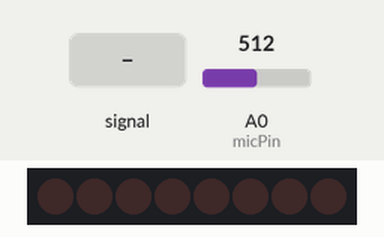
Recording of a sketch running on a simulated Arduino Uno, built with avr-gcc and run on an emulated ATmega328P. Shown: 8 shift-register outputs drawn as a row of LEDs (first output left, lit = HIGH). Wiring (inferred from the names in the program): shift register (74HC595): data pin 2; shift clock pin 5; latch pin 3. Wiring (inferred from the signals the program sends): row of LEDs: on Q0, Q1, Q2, Q3, Q4, Q5, Q6, Q7. Inputs (shaded band) come from the test bench; at power-on: A0 (micPin) = 512.

Above: at 1.2 s.
1.3 s: A0 (micPin) fed a 50 Hz sine of ±306 counts around its level
At 1.96 s:
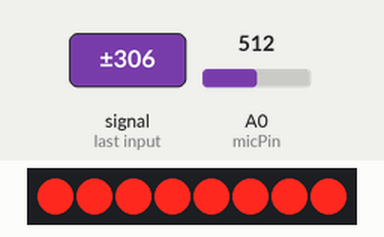
4.3 s: A0 (micPin) fed a 200 Hz sine of ±81 counts around its level
At 5.5 s:
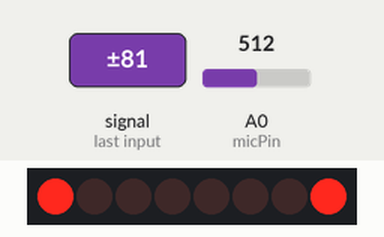
5.8 s: A0 (micPin) set to 306
At 6.5 s:
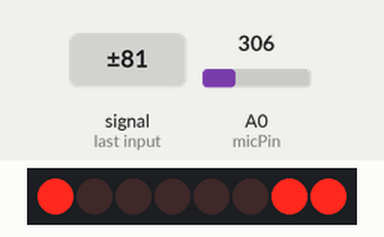
7.3 s: A0 (micPin) fed a 2 Hz sine of ±306 counts around its level
At 8.0 s:
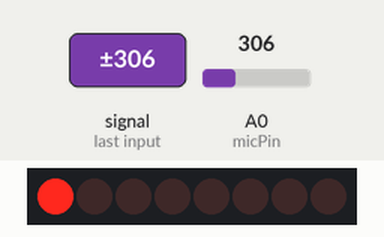
8.8 s: A0 (micPin) fed a 50 Hz sine of ±306 counts around its level
At 9.04 s:
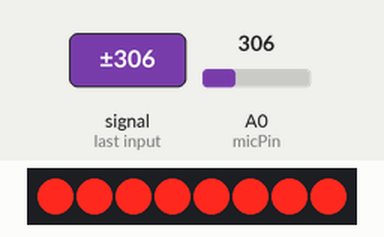
11.8 s: A0 (micPin) set to 122
At 13.2 s:
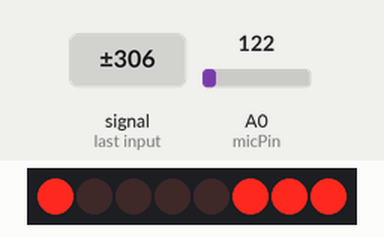
Timing chart, 0 to 14.3 s (numbered marks = the images above; inputs shaded):
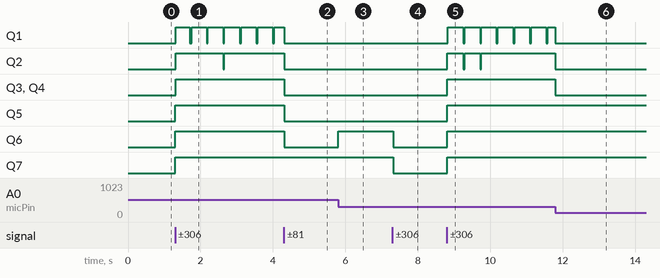

Measured:
- after the input at 1.3 s, Q1: alternates HIGH for 0.42 s and LOW for 0.04 s, starting at once; Q2: LOW → HIGH at once, → LOW 1.3 s later, → HIGH 0.03 s later; Q3–7: LOW → HIGH at once
- after the input at 5.8 s, Q6: LOW → HIGH at once
- after the input at 7.3 s, Q6, Q7: HIGH → LOW at once
- after the input at 8.8 s, Q1: alternates HIGH for 0.42 s and LOW for 0.04 s, starting at once; Q2: alternates HIGH for 0.44 s and LOW for 0.03 s, 5 changes in all, then stays HIGH, starting at once; Q3–7: LOW → HIGH at once

The sketch:

LED_sound_level_meter.ino
```cpp
const int micPin = A0; // Pin A0 is used for the microphone input

int sample; // Variable to store the current sound sample
int maxVal = 0; // Variable to track the maximum sound level detected
int minVal = 1023; // Variable to track the minimum sound level detected

// Shift register pins
int LatchPin = 3; // Pin 3 is connected to the LatchPin (ST_CP) of the 74HC595
int ClockPin = 5; // Pin 5 is connected to the ClockPin (SH_CP) of the 74HC595
int DataPin = 2; // Pin 2 is connected to the DataPin (DS) of the 74HC595

// Binary patterns for the LEDs, representing different sound levels
byte LEDs0 = 0b10000000; // LED pattern for the lowest sound level
byte LEDs1 = 0b10000001;
byte LEDs2 = 0b10000011;
byte LEDs3 = 0b10000111;
byte LEDs4 = 0b10001111;
byte LEDs5 = 0b10011111;
byte LEDs6 = 0b10111111;
byte LEDs7 = 0b11111111; // LED pattern for the highest sound level

void setup() {
  // Setting the shift register pins as outputs
  pinMode(LatchPin, OUTPUT);
  pinMode(ClockPin, OUTPUT);
  pinMode(DataPin, OUTPUT);

  // Setting the microphone pin as an input
  pinMode(micPin, INPUT);

  // Starting the serial communication for debugging (optional)
  Serial.begin(9600);
}

void loop() {
  // Process microphone data to determine the peak-to-peak value
  for (int i = 0; i < 100; i++) { // Take 100 samples to find the sound range
    sample = analogRead(micPin); // Read the current sound level from the microphone
    if (sample > maxVal) { // Update maxVal if the current sample is greater
      maxVal = sample;
    }
    if (sample < minVal) { // Update minVal if the current sample is lower
      minVal = sample;
    }
  }

  int peakToPeak = maxVal - minVal; // Calculate the peak-to-peak value

  // Convert the peak-to-peak value to a voltage level (0-5V range)
  float voltage = (peakToPeak * 5.0) / 1023.0;

  // Prepare to send data to the shift register by setting the latch pin low
  digitalWrite(LatchPin, LOW);

  // Determine which LED pattern to display based on the voltage level
  if(voltage > 2.4){ // Highest sound level
   shiftOut(DataPin, ClockPin, LSBFIRST, LEDs7); // Send the LED pattern for the highest sound
   digitalWrite(LatchPin, HIGH); // Latch the data to display the LEDs
  }
  else if(voltage > 2.1){ // Second highest sound level
   shiftOut(DataPin, ClockPin, LSBFIRST, LEDs6); // Send the corresponding LED pattern
   digitalWrite(LatchPin, HIGH);
  }
  else if(voltage > 1.8){ // Third highest sound level
   shiftOut(DataPin, ClockPin, LSBFIRST, LEDs5); // Send the corresponding LED pattern
   digitalWrite(LatchPin, HIGH);
  }
  else if(voltage > 1.5){ // Medium-high sound level
   shiftOut(DataPin, ClockPin, LSBFIRST, LEDs4); // Send the corresponding LED pattern
   digitalWrite(LatchPin, HIGH);
  }
 else if(voltage > 1.2){ // Medium sound level
   shiftOut(DataPin, ClockPin, LSBFIRST, LEDs3); // Send the corresponding LED pattern
   digitalWrite(LatchPin, HIGH);
 }
 else if(voltage > 0.9){ // Low-medium sound level
   shiftOut(DataPin, ClockPin, LSBFIRST, LEDs2); // Send the corresponding LED pattern
   digitalWrite(LatchPin, HIGH);
 }
 else if(voltage > 0.6){ // Low sound level
   shiftOut(DataPin, ClockPin, LSBFIRST, LEDs1); // Send the corresponding LED pattern
   digitalWrite(LatchPin, HIGH);
 }
 else if(voltage > 0.0){ // Lowest sound level
   shiftOut(DataPin, ClockPin, LSBFIRST, LEDs0); // Send the corresponding LED pattern
   digitalWrite(LatchPin, HIGH);
 }

  // Reset maxVal and minVal for the next set of samples
  maxVal = 0;
  minVal = 1023;
}
```
